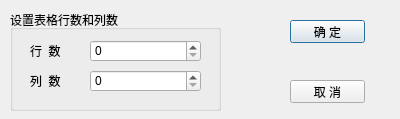
<?xml version="1.0" encoding="UTF-8"?>
<ui version="4.0">
 <class>QWDialogSize</class>
 <widget class="QDialog" name="QWDialogSize">
  <property name="geometry">
   <rect>
    <x>0</x>
    <y>0</y>
    <width>400</width>
    <height>119</height>
   </rect>
  </property>
  <property name="windowTitle">
   <string>设置表格行数和列数</string>
  </property>
  <widget class="QGroupBox" name="groupBox">
   <property name="geometry">
    <rect>
     <x>10</x>
     <y>10</y>
     <width>211</width>
     <height>101</height>
    </rect>
   </property>
   <property name="title">
    <string>设置表格行数和列数</string>
   </property>
   <widget class="QLabel" name="label">
    <property name="geometry">
     <rect>
      <x>20</x>
      <y>30</y>
      <width>41</width>
      <height>21</height>
     </rect>
    </property>
    <property name="text">
     <string>行  数</string>
    </property>
   </widget>
   <widget class="QLabel" name="label_2">
    <property name="geometry">
     <rect>
      <x>20</x>
      <y>60</y>
      <width>41</width>
      <height>21</height>
     </rect>
    </property>
    <property name="text">
     <string>列  数</string>
    </property>
   </widget>
   <widget class="QSpinBox" name="spinBoxRow">
    <property name="geometry">
     <rect>
      <x>80</x>
      <y>30</y>
      <width>111</width>
      <height>22</height>
     </rect>
    </property>
   </widget>
   <widget class="QSpinBox" name="spinBoxColumn">
    <property name="geometry">
     <rect>
      <x>80</x>
      <y>60</y>
      <width>111</width>
      <height>22</height>
     </rect>
    </property>
   </widget>
  </widget>
  <widget class="QPushButton" name="btnOk">
   <property name="geometry">
    <rect>
     <x>290</x>
     <y>20</y>
     <width>75</width>
     <height>23</height>
    </rect>
   </property>
   <property name="text">
    <string>确 定</string>
   </property>
   <property name="icon">
    <iconset resource="res.qrc">
     <normaloff>:/image/image20190605/ok.PNG</normaloff>:/image/image20190605/ok.PNG</iconset>
   </property>
  </widget>
  <widget class="QPushButton" name="btnCancel">
   <property name="geometry">
    <rect>
     <x>290</x>
     <y>80</y>
     <width>75</width>
     <height>23</height>
    </rect>
   </property>
   <property name="text">
    <string>取 消</string>
   </property>
   <property name="icon">
    <iconset resource="res.qrc">
     <normaloff>:/image/image20190605/cancel.PNG</normaloff>:/image/image20190605/cancel.PNG</iconset>
   </property>
  </widget>
 </widget>
 <resources>
  <include location="res.qrc"/>
 </resources>
 <connections>
  <connection>
   <sender>btnOk</sender>
   <signal>clicked()</signal>
   <receiver>QWDialogSize</receiver>
   <slot>accept()</slot>
   <hints>
    <hint type="sourcelabel">
     <x>327</x>
     <y>81</y>
    </hint>
    <hint type="destinationlabel">
     <x>199</x>
     <y>149</y>
    </hint>
   </hints>
  </connection>
  <connection>
   <sender>btnCancel</sender>
   <signal>clicked()</signal>
   <receiver>QWDialogSize</receiver>
   <slot>reject()</slot>
   <hints>
    <hint type="sourcelabel">
     <x>327</x>
     <y>141</y>
    </hint>
    <hint type="destinationlabel">
     <x>199</x>
     <y>149</y>
    </hint>
   </hints>
  </connection>
 </connections>
</ui>
